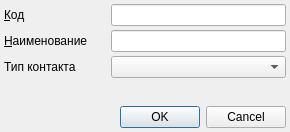
<?xml version="1.0" encoding="UTF-8"?>
<ui version="4.0">
 <class>NotificationKindEditorDialog</class>
 <widget class="QDialog" name="NotificationKindEditorDialog">
  <property name="geometry">
   <rect>
    <x>0</x>
    <y>0</y>
    <width>290</width>
    <height>132</height>
   </rect>
  </property>
  <property name="windowTitle">
   <string>Вид оповещения</string>
  </property>
  <property name="sizeGripEnabled">
   <bool>false</bool>
  </property>
  <layout class="QGridLayout">
   <property name="margin">
    <number>4</number>
   </property>
   <property name="spacing">
    <number>4</number>
   </property>
   <item row="1" column="1">
    <widget class="QLineEdit" name="edtName"/>
   </item>
   <item row="1" column="0">
    <widget class="QLabel" name="lblName">
     <property name="text">
      <string>&amp;Наименование</string>
     </property>
     <property name="buddy">
      <cstring>edtName</cstring>
     </property>
    </widget>
   </item>
   <item row="0" column="1">
    <widget class="QLineEdit" name="edtCode"/>
   </item>
   <item row="0" column="0">
    <widget class="QLabel" name="lblCode">
     <property name="text">
      <string>&amp;Код</string>
     </property>
     <property name="buddy">
      <cstring>edtCode</cstring>
     </property>
    </widget>
   </item>
   <item row="3" column="0">
    <spacer>
     <property name="orientation">
      <enum>Qt::Vertical</enum>
     </property>
     <property name="sizeHint" stdset="0">
      <size>
       <width>103</width>
       <height>16</height>
      </size>
     </property>
    </spacer>
   </item>
   <item row="4" column="0" colspan="2">
    <widget class="QDialogButtonBox" name="buttonBox">
     <property name="standardButtons">
      <set>QDialogButtonBox::Cancel|QDialogButtonBox::Ok</set>
     </property>
    </widget>
   </item>
   <item row="2" column="0">
    <widget class="QLabel" name="lblContactType">
     <property name="text">
      <string>Тип контакта</string>
     </property>
    </widget>
   </item>
   <item row="2" column="1">
    <widget class="CRBComboBox" name="cmbContactType"/>
   </item>
  </layout>
 </widget>
 <customwidgets>
  <customwidget>
   <class>CRBComboBox</class>
   <extends>QComboBox</extends>
   <header>library/crbcombobox.h</header>
  </customwidget>
 </customwidgets>
 <tabstops>
  <tabstop>edtCode</tabstop>
  <tabstop>edtName</tabstop>
  <tabstop>cmbContactType</tabstop>
  <tabstop>buttonBox</tabstop>
 </tabstops>
 <resources/>
 <connections>
  <connection>
   <sender>buttonBox</sender>
   <signal>accepted()</signal>
   <receiver>NotificationKindEditorDialog</receiver>
   <slot>accept()</slot>
   <hints>
    <hint type="sourcelabel">
     <x>144</x>
     <y>89</y>
    </hint>
    <hint type="destinationlabel">
     <x>144</x>
     <y>52</y>
    </hint>
   </hints>
  </connection>
  <connection>
   <sender>buttonBox</sender>
   <signal>rejected()</signal>
   <receiver>NotificationKindEditorDialog</receiver>
   <slot>reject()</slot>
   <hints>
    <hint type="sourcelabel">
     <x>144</x>
     <y>89</y>
    </hint>
    <hint type="destinationlabel">
     <x>144</x>
     <y>52</y>
    </hint>
   </hints>
  </connection>
 </connections>
</ui>
